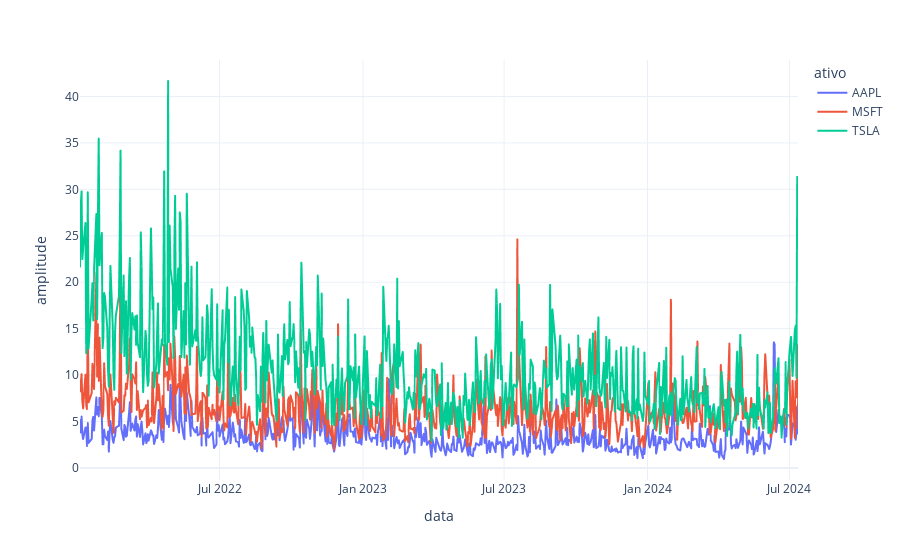

Notebook code cell kept with this figure:
### Code cell
fig = px.line(fechamento_vertical, x="data", y="amplitude", color='ativo', template='plotly_white')
fig.show()

### Figure 1 — Plotly figure (JSON) as saved in the notebook; plotly's stock layout.template omitted (floating-point values rounded to 4 significant figures; data arrays with more than 128 entries replaced by an {"elided": "..."} marker saying what was removed)
{"data": [{"hovertemplate": "ativo=AAPL<br>data=%{x}<br>amplitude=%{y}<extra></extra>", "legendgroup": "AAPL", "line": {"color": "#636efa", "dash": "solid"}, "marker": {"symbol": "circle"}, "mode": "lines", "name": "AAPL", "showlegend": true, "type": "scattergl", "x": {"elided": "634 str values"}, "xaxis": "x", "y": {"elided": "634 float values"}, "yaxis": "y"}, {"hovertemplate": "ativo=MSFT<br>data=%{x}<br>amplitude=%{y}<extra></extra>", "legendgroup": "MSFT", "line": {"color": "#EF553B", "dash": "solid"}, "marker": {"symbol": "circle"}, "mode": "lines", "name": "MSFT", "showlegend": true, "type": "scattergl", "x": {"elided": "634 str values"}, "xaxis": "x", "y": {"elided": "634 float values"}, "yaxis": "y"}, {"hovertemplate": "ativo=TSLA<br>data=%{x}<br>amplitude=%{y}<extra></extra>", "legendgroup": "TSLA", "line": {"color": "#00cc96", "dash": "solid"}, "marker": {"symbol": "circle"}, "mode": "lines", "name": "TSLA", "showlegend": true, "type": "scattergl", "x": {"elided": "633 str values"}, "xaxis": "x", "y": {"elided": "633 float values"}, "yaxis": "y"}], "layout": {"autosize": true, "legend": {"title": {"text": "ativo"}, "tracegroupgap": 0}, "margin": {"t": 60}, "xaxis": {"anchor": "y", "autorange": true, "domain": [0, 1], "range": ["2022-01-03", "2024-07-12"], "title": {"text": "data"}, "type": "date"}, "yaxis": {"anchor": "x", "autorange": true, "domain": [0, 1], "range": [-1.301, 43.93], "title": {"text": "amplitude"}, "type": "linear"}}}
